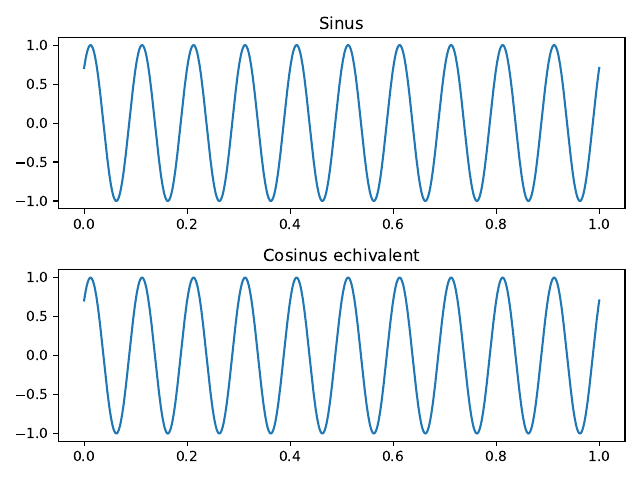

The script that saved this image:
import numpy as np
import matplotlib.pyplot as plt

# ex1 - sin si cos 
A, f, phi = 1, 5, np.pi/4
t = np.linspace(0, 1, 1000)

x_sin = A * np.sin(4*np.pi*f*t + phi)
x_cos = A * np.cos(4*np.pi*f*t + phi - np.pi/2)

fig, ax = plt.subplots(2)
ax[0].plot(t, x_sin)
ax[0].set_title('Sinus')
ax[1].plot(t, x_cos)
ax[1].set_title('Cosinus echivalent')
plt.tight_layout()
plt.savefig('Lab2/ex1.pdf')
plt.show()
